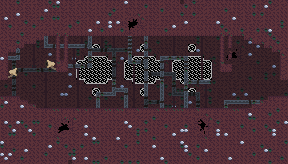

The image is a tile-based game level rendered from a .tmx file. Its description and source (layers, tilesets, objects; grid data summarised) follow:
An orthogonal 72x41 tile map with 4x4 px tiles, 6 tile layers (Background, Background Glass, Background Pipes, Pipes, ...), 5 tilesets.

<map version="1.10" tiledversion="1.11.2" orientation="orthogonal" renderorder="right-down" width="72" height="41" tilewidth="4" tileheight="4" infinite="0" nextlayerid="8" nextobjectid="1">
 <tileset firstgid="1" source="../tilesets/metal_plate_tileset.tsx" />
 <tileset firstgid="217" source="../tilesets/furniture_tileset.tsx" />
 <tileset firstgid="2265" source="../tilesets/pipe_tileset.tsx" />
 <tileset firstgid="2405" source="../tilesets/glass_tileset.tsx" />
 <tileset firstgid="2501" source="../tilesets/signs_tileset.tsx" />
 <layer id="6" name="Background" width="72" height="41">
  <data>[2952 cells, 1277 non-empty, 25 distinct tile ids]</data>
 </layer>
 <layer id="5" name="Background Glass" width="72" height="41">
  <data>[2952 cells, 210 non-empty, 13 distinct tile ids]</data>
 </layer>
 <layer id="4" name="Background Pipes" width="72" height="41">
  <data>[2952 cells, 149 non-empty, 28 distinct tile ids]</data>
 </layer>
 <layer id="3" name="Pipes" width="72" height="41">
  <data>[2952 cells, 135 non-empty, 29 distinct tile ids]</data>
 </layer>
 <layer id="1" name="Main" width="72" height="41">
  <data>[2952 cells, 1816 non-empty, 37 distinct tile ids]</data>
 </layer>
 <layer id="2" name="Furnature" width="72" height="41">
  <data>[2952 cells, 81 non-empty, 81 distinct tile ids]</data>
 </layer>
</map>